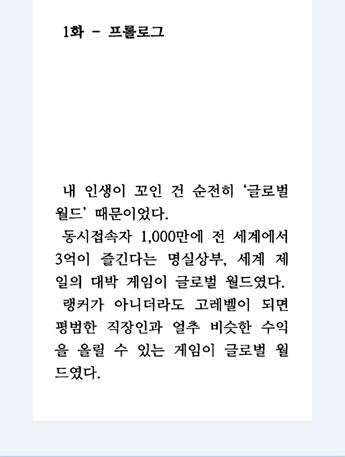
#> input picture test.jpg, 345 x 457 px
$ python -i detect.py   (imports and definitions only)
#> lines starting #> are read from the running program, lines starting #| are printed output that depends on the picture; after the words box and inside, x2 and y2 are one past the last pixel; in counts of white or black regions, pixels touching at a corner belong together
#> further down, picture is the input picture: shape (457, 345, 3); mean B, G, R 243.2, 241.6, 240.3
import cv2
import matplotlib.pyplot as plt
import numpy as np
import pytesseract
import re

def img2char(img_ori):
  gray = cv2.cvtColor(img_ori, cv2.COLOR_BGR2GRAY)
  height, width,channel = img_ori.shape
#> height = 457; width = 345; channel = 3
  img_thresh = cv2.adaptiveThreshold(
      gray,
      maxValue=255.0,
      adaptiveMethod=cv2.ADAPTIVE_THRESH_GAUSSIAN_C,
      thresholdType=cv2.THRESH_BINARY,
      blockSize=19,
      C=9
  )
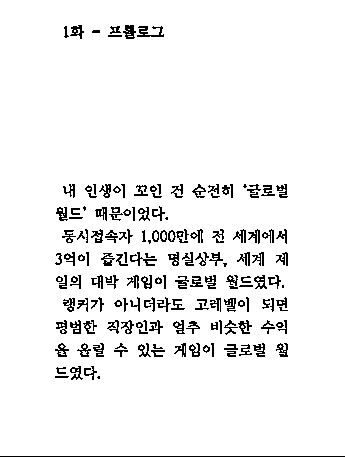
#> img_thresh: shape (457, 345); 94.5% white; black in thin lines or dots


  contours, _ = cv2.findContours(
      img_thresh,
      mode=cv2.RETR_LIST,
      method=cv2.CHAIN_APPROX_SIMPLE
  )
#> contours = 262 contours, 92 with area under 20; largest, box (x1, y1, x2, y2) and area: (0, 0, 345, 456) 156520, (136, 25, 165, 38) 214, (122, 24, 137, 40) 154, (223, 297, 237, 313) 140, (252, 342, 266, 358) 138

  temp_result = np.zeros((height, width, channel), dtype=np.uint8)

  contours_dict = []

  for contour in contours:
      x, y, w, h = cv2.boundingRect(contour)
      cv2.rectangle(temp_result, pt1=(x, y), pt2=(x+w, y+h), color=(255, 255, 255), thickness=2)

      # insert to dict
      contours_dict.append({
          'contour': contour,
          'x': x,
          'y': y,
          'w': w,
          'h': h,
          'cx': x + (w / 2),
          'cy': y + (h / 2)
      })
#> this loop made 262 passes
#> (x, y, w, h) on passes 1, 2, 5: (96, 375, 5, 5), (54, 375, 16, 4), (55, 366, 12, 9)
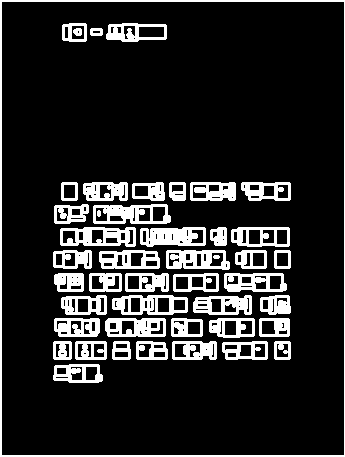
#> temp_result: shape (457, 345, 3); 15.7% white; 46 white regions, largest, box (x1, y1, x2, y2) and area: (0, 0, 345, 457) 2739, (140, 227, 206, 247) 992, (93, 204, 171, 224) 951
#> after the loop, contours_dict = 262 items

  MIN_AREA = 30
  MAX_AREA =1000
  possible_contours = []
  cnt = 0
  for d in contours_dict:
      area = d['w'] * d['h']
      if MAX_AREA>area>MIN_AREA:
          d['idx'] = cnt
          cnt += 1
          possible_contours.append(d)
#> this loop made 262 passes
#> area on passes 1, 2, 5, 6, 7, 10, 11, 12, 13, 14, 22, 25: 25, 64, 108, 240, 240, 88, 20, 24, 144, 144, 90, 210
#> after the loop, cnt = 175; possible_contours = 175 items

  # visualize possible contours
  temp_result = np.zeros((height, width, channel), dtype=np.uint8)

  for d in possible_contours:
  #     cv2.drawContours(temp_result, d['contour'], -1, (255, 255, 255))
      cv2.rectangle(temp_result, pt1=(d['x']-5, d['y']-5), pt2=(d['x']+d['w']+5, d['y']+d['h']+5), color=(255, 255, 255), thickness=-1)
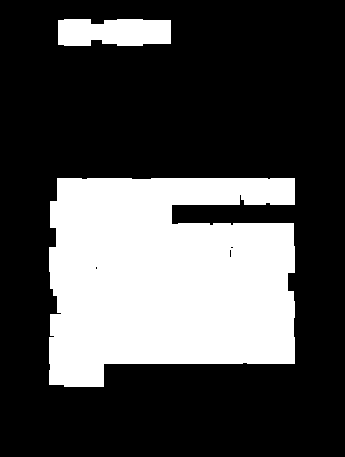
#> temp_result: shape (457, 345, 3); 29.6% white; 2 white regions, box (x1, y1, x2, y2) and area: (49, 178, 295, 387) 43939, (58, 19, 171, 46) 2781

  temp_result_inv = cv2.bitwise_not(temp_result)

  text_only = cv2.bitwise_and(img_ori, img_ori, mask=temp_result[:,:,0])
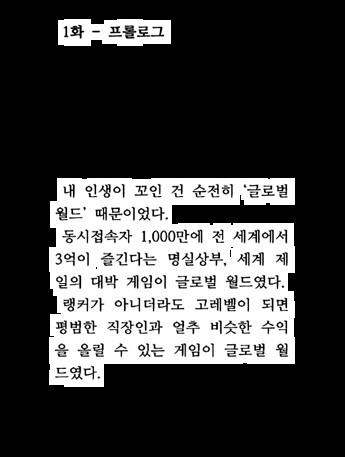
#> text_only: shape (457, 345, 3); min 0, max 255, mean 65.4
  text_only = temp_result_inv+text_only

  gray = cv2.cvtColor(text_only, cv2.COLOR_RGB2GRAY)
  gray = cv2.GaussianBlur(gray, ksize=(1, 1), sigmaX=0)
  img_thresh = cv2.adaptiveThreshold(
      gray,
      maxValue=255.0,
      adaptiveMethod=cv2.ADAPTIVE_THRESH_GAUSSIAN_C,
      thresholdType=cv2.THRESH_BINARY,
      blockSize=19,
      C=11
  )
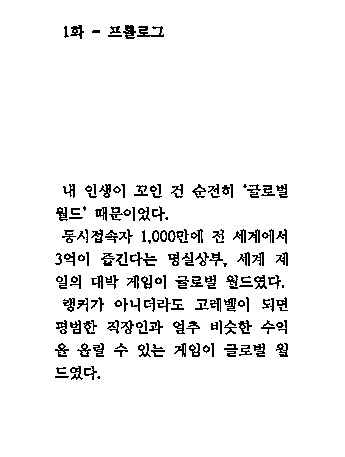
#> img_thresh: shape (457, 345); 94.7% white; black in thin lines or dots, all inside (x1, y1, x2, y2) = (55, 25, 288, 380)

#> (the run stopped early here; a loop or call above may not have finished)
